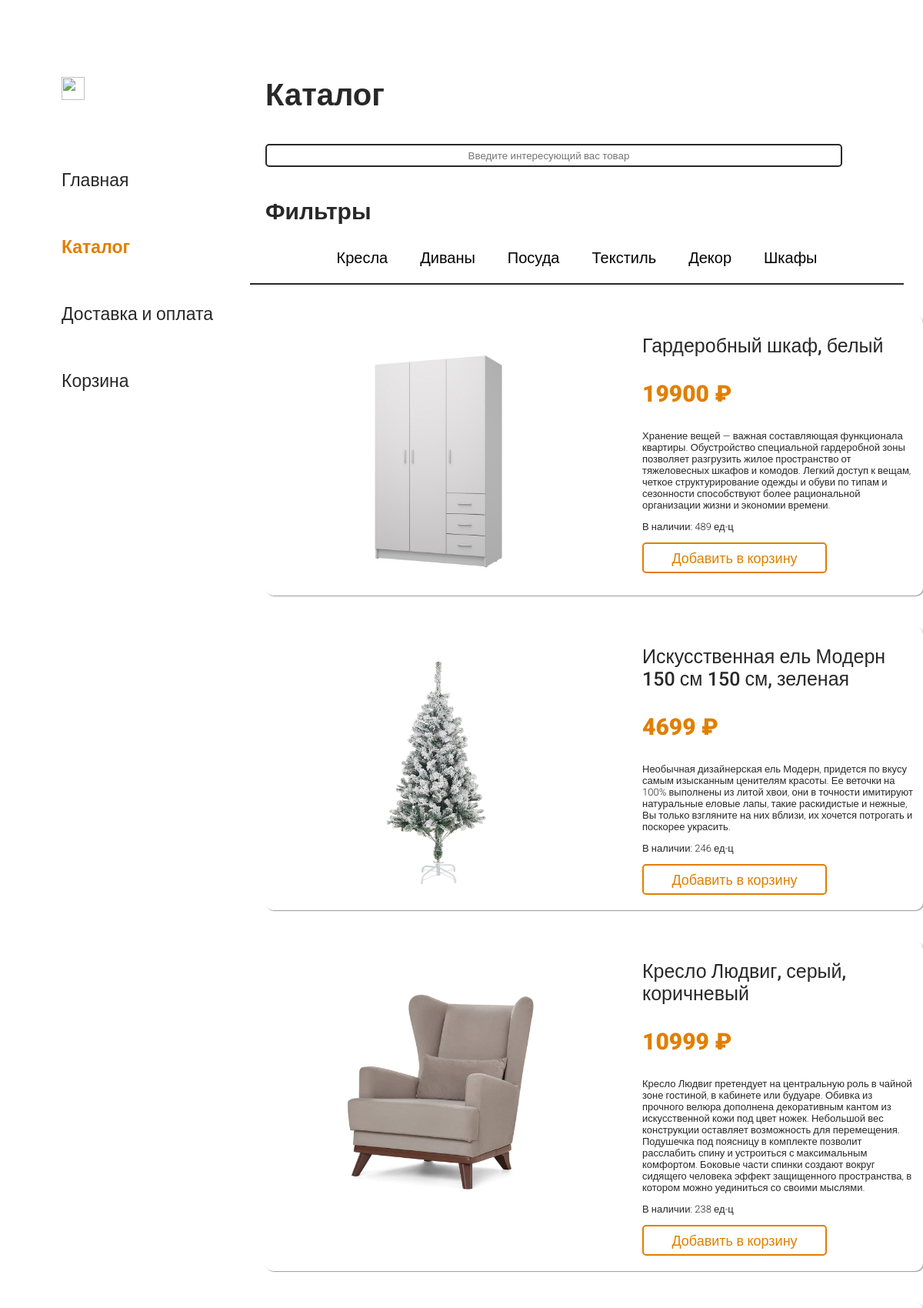
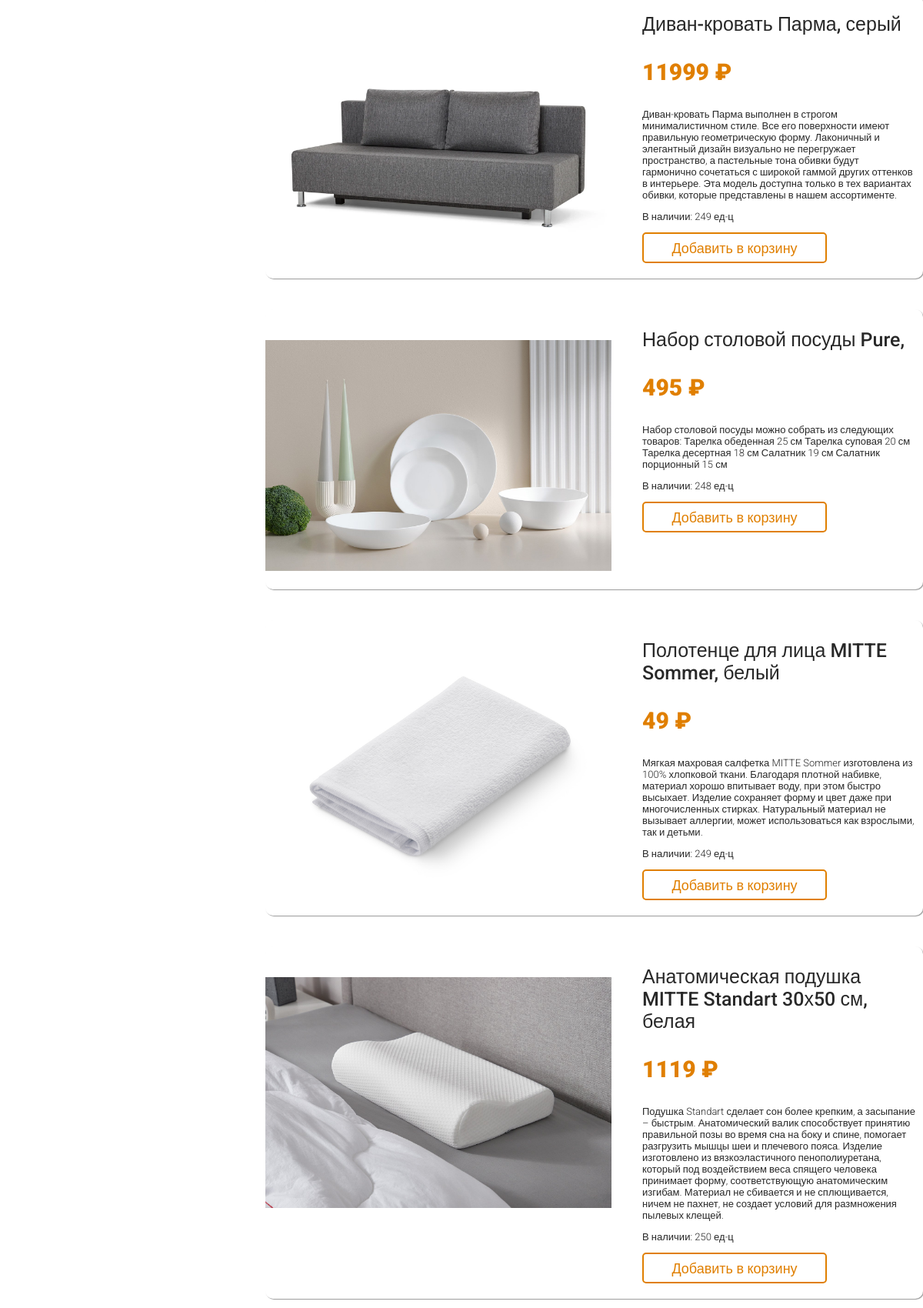
Page /menu.php (upper part) on the committed database (2 pictures, top to bottom).
### tables this page shows
CREATE TABLE `catalog` (
  `id` int NOT NULL,
  `type` varchar(60) NOT NULL,
  `name` varchar(60) NOT NULL,
  `description` longtext NOT NULL,
  `price` varchar(10) NOT NULL,
  `quantity` mediumint NOT NULL,
  `img` varchar(255) NOT NULL,
  `color` varchar(255) NOT NULL
);

### components/core.php (called while the page is built, shortened)
<?php
function href($url){
  $url = "/$url.php";
  return " href= '$url'";
}
?>

### menu.php (the view, shortened to what this page needs)
<?php
    include 'components/core.php';
    ?>
<!DOCTYPE html>
<html lang="en">
<head>
    <link rel="stylesheet" href="css/menu.css">
</head>
<body>
    <main>
        <div class="menu">
            <div class="left">
                <div class="static">
                    <div class="mainstr">
                        <a <?= href('index')?>>
                            <img src="img/icon/krest.png" alt="">
                        </a>
                    </div>
                    <p><a <?= href('index')?> class="glavnaya">Главная</a></p>
                    <p><a <?= href('menu')?> class="katalog">Каталог</a></p>
                    <p><a <?= href('dostavka')?> class="dostavka">Доставка и оплата</a></p>
                    <p><a <?= href('korzina')?> class="korzina">Корзина</a></p>
                </div>
            </div>
            <div class="right">
                <p class="p1">Каталог</p>
                <form action="action/search.php" method="POST">
                    <input type="search" placeholder="Введите интересующий вас товар" class="searchtext"
                        name="search-text">
                    <button name="search" class="search"><img src="img/icon/search.png" alt=""></button>
                </form>
                <p class="p2">Фильтры</p>
                <form name="form" action="action/filter.php" method="post" class="filter">
                    <button name="kresla">Кресла</button>
                    <button name="divan">Диваны</button>
                    <button name="posyda">Посуда</button>
                    <button name="teksctil">Текстиль</button>
                    <button name="dekor">Декор</button>
                    <button name="shkaf">Шкафы</button>
                </form>
                <div class="line">
                    <div class="line1"></div>
                </div>
                <?php
                $catalog = $link->query("SELECT * FROM `catalog`");
                while ($product = $catalog->fetch_assoc()) {
                    ?>
                    <form action="korzina.php" method="POST" class="tovar1">
                        <div class="left-tovar">
                            <img src="img/kartochka_tovara/<?= $product['img'] ?>.jpg" alt="">
                        </div>
                        <div class="right-tovar">
                            <p class="name">
                                <?= $product['name'], ', ', $product['color'] ?>
                            </p>
                            <p class="cena">
                                <?= $product['price'] ?> ₽
                            </p>
                            <p class="opisanie">
                                <?= $product['description'] ?>
                            </p>
                            <?php
                            if($product['quantity']>0){
                                ?>
                                <p class="opisanie"> В наличии: <?= $product['quantity']?> ед-ц</p>
                                <button name="go-cart" class="dobavit">Добавить в корзину</button>
                                <?php
                            }else{
                                ?>
                                <p class="name"> Нет в наличии!</p>
                                <?php
                            }
                            ?>
                        </div>
                    </form>
                    <?php
                }
                ?>
            </div>
        </div>
    </main>
</body>
</html>

### css/menu.css (style rules this page uses)
* { position: relative; box-sizing: border-box; font-family: 'Roboto', sans-serif; animation: opac 0.4s; }
body { margin: 0; padding: 0; }
main { width: auto; height: auto; margin: 0; padding: 0; display: flex; justify-content: center }
.menu { justify-content: center; max-width: auto; display: flex; margin-bottom: 20px; }
.left { width: 300px; height: auto; background-color: #fff; padding-left: 80px; padding-top: 100px; }
.static { position: sticky; top: 100px; }
.mainstr img { height: 30px; width: 30px; margin-bottom: 75px; }
.left a { color: #282828; text-decoration: none; font-size: 23px; font-weight: 500; }
.left p { margin-bottom: 60px; }
p .katalog { color: #e07f00; font-weight: 700; }
.right { width: 900px; height: auto; background-color: #fff; }
.p1 { color: #282828; font-size: 40px; font-weight: 900; margin-top: 100px; margin-left: 45px; }
.searchtext { width: 750px; height: 30px; border: 2px solid #282828; border-radius: 5px; margin-left: 45px; text-align: center; }
.search { border: none; background: #fff; width: 35px; height: 35px; margin-left: 20px; position: absolute; margin-top: -2px; }
.p2 { color: #282828; font-size: 30px; font-weight: 700; margin-top: 40px; margin-left: 45px; }
.filter { display: flex; justify-content: center; gap: 30px; padding-bottom: 20px; }
.filter button { border: 0; background-color: #fff; font-size: 20px; }
.line { display: flex; justify-content: center; }
.line1 { height: 2px; width: 850px; background-color: #282828; }
.tovar1 { width: auto; height: auto; display: flex; box-shadow: 1px 1px 1px rgba(0, 0, 0, 0.4); margin-left: 45px; margin-top: 40px; border-radius: 10px; padding-bottom: 20px; }
.tovar1 img { height: 300px; width: auto; margin-right: 40px; margin-top: 40px; }
.tovar1 .name { color: #282828; font-size: 25px; font-weight: 500; margin-right: 10px; }
.tovar1 .cena { color: #e07f00; font-size: 30px; font-weight: 900; }
.tovar1 .opisanie { font-size: 13px; font-weight: 300; color: #282828; margin-right: 10px; }
.dobavit { width: 240px; height: 40px; border: 2px solid #e07f00; color: #e07f00; font-weight: 500; font-size: 18px; text-align: center; border-radius: 5px; padding-top: 3px; transition: 0.3s ease; cursor: pointer; background: none; }

### rows in the picture
catalog: shows a picture, name "Гардеробный шкаф", color "белый", price "19900", description "Хранение вещей — важная составляющая функционала квартиры. Обустройство специальной гардеробной зоны позволяет разгрузить жилое пространство от тяжеловесных шкафов и комодов. Легкий доступ к вещам, четкое структурирование одежды и обуви по типам и сезонности способствуют более рациональной организации жизни и экономии времени.", quantity "489"
catalog: img (picture), name "Искусственная ель Модерн 150 см 150 см", color "зеленая", price "4699", description "Необычная дизайнерская ель Модерн, придется по вкусу самым изысканным ценителям красоты. Ее веточки на 100% выполнены из литой хвои, они в точности имитируют натуральные еловые лапы, такие раскидистые и нежные, Вы только взгляните на них вблизи, их хочется потрогать и поскорее украсить.", quantity "246"
catalog: img (picture), name "Кресло Людвиг", color "серый, коричневый", price "10999", description "Кресло Людвиг претендует на центральную роль в чайной зоне гостиной, в кабинете или будуаре. Обивка из прочного велюра дополнена декоративным кантом из искусственной кожи под цвет ножек. Небольшой вес конструкции оставляет возможность для перемещения. Подушечка под поясницу в комплекте позволит расслабить спину и устроиться с максимальным комфортом. Боковые части спинки создают вокруг сидящего человека эффект защищенного пространства, в котором можно уединиться со своими мыслями.", quantity "238"
catalog: img (picture), name "Диван-кровать Парма", color "серый", price "11999", description "Диван-кровать Парма выполнен в строгом минималистичном стиле. Все его поверхности имеют правильную геометрическую форму. Лаконичный и элегантный дизайн визуально не перегружает пространство, а пастельные тона обивки будут гармонично сочетаться с широкой гаммой других оттенков в интерьере. Эта модель доступна только в тех вариантах обивки, которые представлены в нашем ассортименте.", quantity "249"
catalog: img (picture), name "Набор столовой посуды Pure", price "495", description "Набор столовой посуды можно собрать из следующих товаров: Тарелка обеденная 25 см Тарелка суповая 20 см Тарелка десертная 18 см Салатник 19 см Салатник порционный 15 см", quantity "248"
catalog: img (picture), name "Полотенце для лица MITTE Sommer", color "белый", price "49", description "Мягкая махровая салфетка MITTE Sommer изготовлена из 100% хлопковой ткани. Благодаря плотной набивке, материал хорошо впитывает воду, при этом быстро высыхает. Изделие сохраняет форму и цвет даже при многочисленных стирках. Натуральный материал не вызывает аллергии, может использоваться как взрослыми, так и детьми.", quantity "249"
catalog: img (picture), name "Анатомическая подушка MITTE Standart 30х50 см", color "белая", price "1119", description "Подушка Standart сделает сон более крепким, а засыпание – быстрым. Анатомический валик способствует принятию правильной позы во время сна на боку и спине, помогает разгрузить мышцы шеи и плечевого пояса. Изделие изготовлено из вязкоэластичного пенополиуретана, который под воздействием веса спящего человека принимает форму, соответствующую анатомическим изгибам. Материал не сбивается и не сплющивается, ничем не пахнет, не создает условий для размножения пылевых клещей.", quantity "250"
